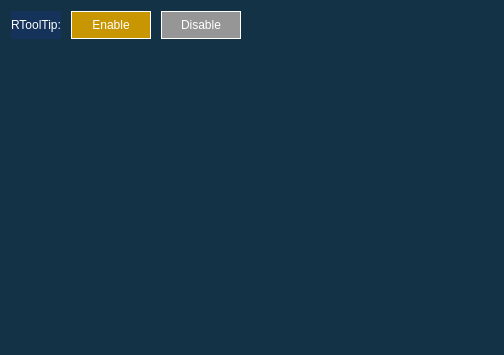
<?xml version="1.0" encoding="UTF-8"?>
<ui version="4.0">
 <class>ToolTipDemo</class>
 <widget class="QWidget" name="ToolTipDemo">
  <property name="geometry">
   <rect>
    <x>0</x>
    <y>0</y>
    <width>504</width>
    <height>355</height>
   </rect>
  </property>
  <property name="windowTitle">
   <string>Form</string>
  </property>
  <property name="styleSheet">
   <string notr="true">*{
color:white;
background-color:rgb(20,50,70);
font:14px &quot;宋体&quot;;
}
/*按钮*/
QPushButton{
border:1px solid white;
background-color:rgb(200,150,0);
}
QPushButton:hover{
background-color:rgb(255,170,0);
}
QPushButton:pressed{
background-color:rgb(255,255,0);
}
QPushButton:disabled{
background-color:rgb(150,150,150);
}
/**/
QLabel{
background-color:rgb(20,50,90);
}</string>
  </property>
  <layout class="QVBoxLayout" name="verticalLayout">
   <item>
    <layout class="QHBoxLayout" name="horizontalLayout">
     <property name="spacing">
      <number>10</number>
     </property>
     <item>
      <widget class="QLabel" name="label">
       <property name="text">
        <string>RToolTip:</string>
       </property>
      </widget>
     </item>
     <item>
      <widget class="QPushButton" name="btnToolTipA">
       <property name="minimumSize">
        <size>
         <width>80</width>
         <height>28</height>
        </size>
       </property>
       <property name="maximumSize">
        <size>
         <width>80</width>
         <height>28</height>
        </size>
       </property>
       <property name="text">
        <string>Enable</string>
       </property>
      </widget>
     </item>
     <item>
      <widget class="QPushButton" name="btnToolTipB">
       <property name="enabled">
        <bool>false</bool>
       </property>
       <property name="minimumSize">
        <size>
         <width>80</width>
         <height>28</height>
        </size>
       </property>
       <property name="maximumSize">
        <size>
         <width>80</width>
         <height>28</height>
        </size>
       </property>
       <property name="text">
        <string>Disable</string>
       </property>
      </widget>
     </item>
     <item>
      <spacer name="horizontalSpacer">
       <property name="orientation">
        <enum>Qt::Horizontal</enum>
       </property>
       <property name="sizeHint" stdset="0">
        <size>
         <width>40</width>
         <height>20</height>
        </size>
       </property>
      </spacer>
     </item>
    </layout>
   </item>
   <item>
    <spacer name="verticalSpacer">
     <property name="orientation">
      <enum>Qt::Vertical</enum>
     </property>
     <property name="sizeHint" stdset="0">
      <size>
       <width>20</width>
       <height>298</height>
      </size>
     </property>
    </spacer>
   </item>
  </layout>
 </widget>
 <resources/>
 <connections/>
</ui>
